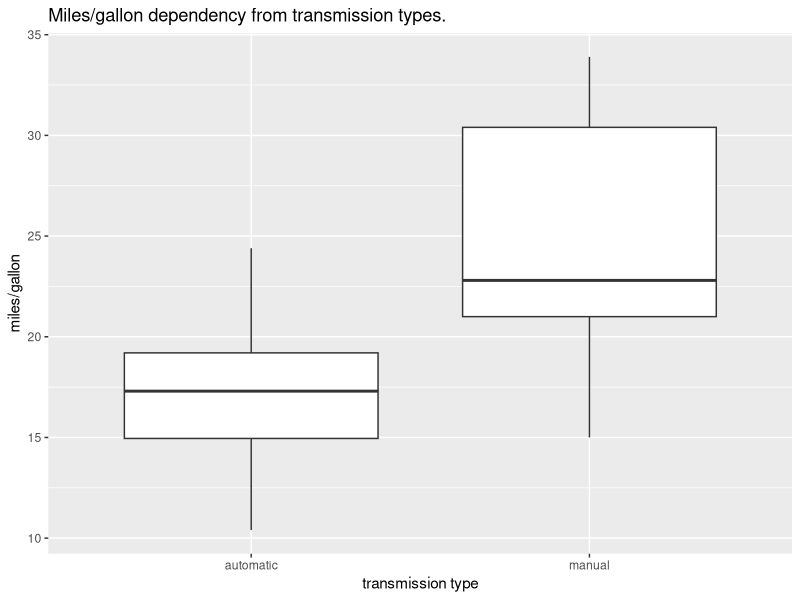
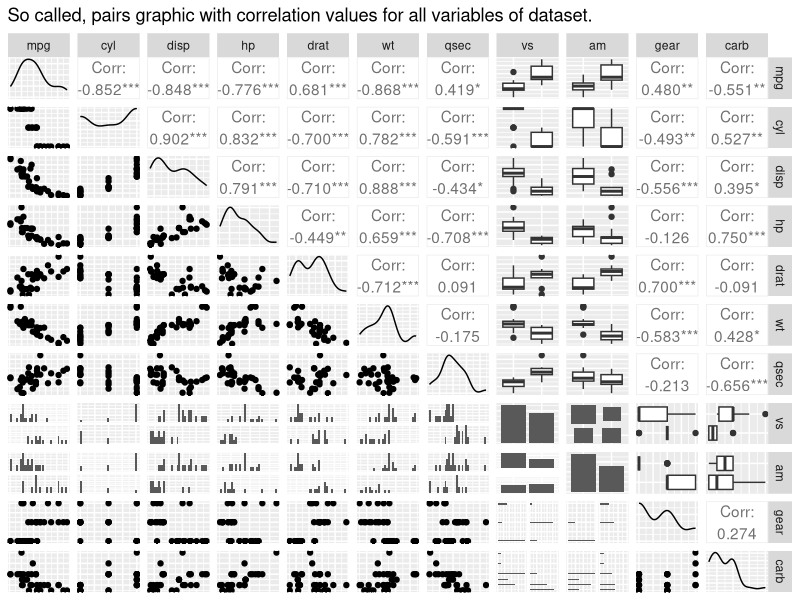
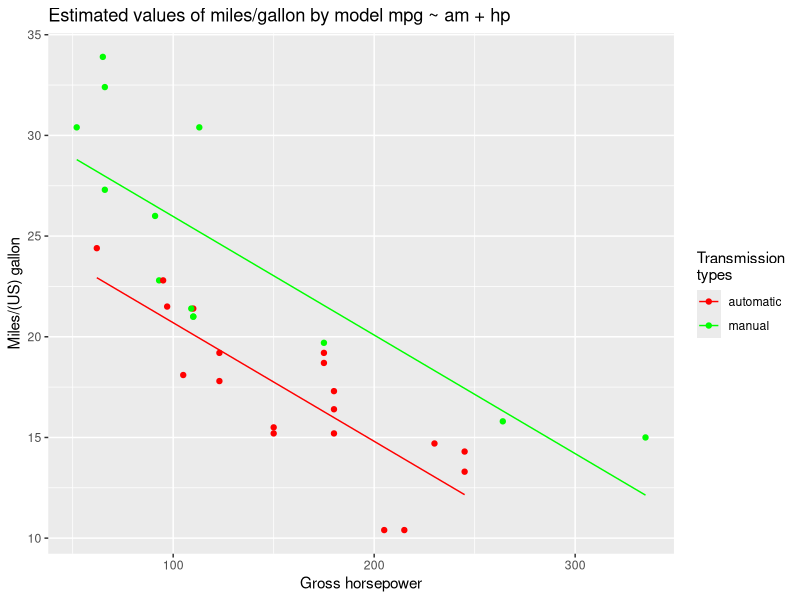
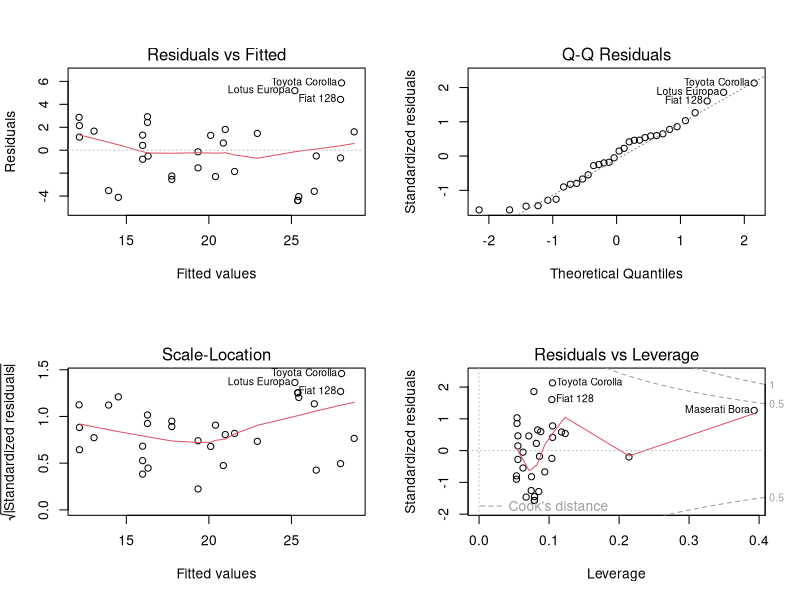

Here is the R script that generated these plots, in order:
## ---- chunk 1
data(mtcars)
suppressMessages(library(ggplot2))
suppressMessages(library(GGally))
suppressMessages(library(dplyr))
## ---- chunk 2

## ---- chunk 3
data(mtcars)
mtcars = mutate(mtcars, am = factor(am), vs = factor(vs))

fitAm = lm(mpg ~ am, mtcars)
fitAmQsec = lm(mpg ~ am + qsec , mtcars)
fitAmHp = lm(mpg ~ am + hp , mtcars)
fitAmVs = lm(mpg ~ am + vs , mtcars)
## ---- chunk 4
data(mtcars)
gPairs = ggpairs(mtcars, axisLabels = "none",
    title = "So called, pairs graphic with correlation values for all variables of dataset.")

mtcars = mutate(mtcars, am = factor(am), vs = factor(vs), gear = factor(gear), carb = factor(carb), cyl = factor(cyl))
gMpgVsAm = ggplot(data = mtcars, aes(x = am, y = mpg)) + 
    geom_boxplot() +  
    labs(y = "miles/gallon") + 
    labs(title = "Miles/gallon dependency from transmission types.") +
    scale_x_discrete(name = "transmission type", breaks = c(0, 1), 
                     labels = c('automatic', 'manual'))


head(mtcars, 4)
## ---- chunk 5
data(mtcars)
mtcars = mutate(mtcars, am = factor(am), vs = factor(vs), gear = factor(gear), carb = factor(carb), cyl = factor(cyl))

getPValuesFor2TermModels = function() {
    res = numeric()
    for (var in names(mtcars)) {
        if (var != "am" && var != "mpg") {
            formula = paste("mpg ~ am +", var)
            fit = lm(formula, data = mtcars)
            #saving maximum p-value of all coefficient for that model
            pRes = max(summary(fit)$coefficients[, "Pr(>|t|)"])
            names(pRes) = var
            res = c(res, round(pRes, 4))
        }
    }
    res
}

getPValuesFor2TermModels()
## ---- chunk 6
fitAm = lm(mpg ~ am, mtcars)
fitAmQsec = lm(mpg ~ am + qsec , mtcars)
fitAmHp = lm(mpg ~ am + hp , mtcars)
fitAmVs = lm(mpg ~ am + factor(vs) , mtcars)
anova(fitAm, fitAmQsec, fitAmHp, fitAmVs)
## ---- chunk 7

printModel = function(model) {
    form = formula(model)
    paste(form[2], form[1], form[3])
}

getAmCoefficientAndConfidenceInterval = function(modelList) {
    res = data.frame(Formula = character(), CoefVal = numeric(), lowerConfInt = numeric(), upperConfInt = numeric())
    for (model in modelList) {
        coefStatist = summary(model)$coef
        confInt = 
            coefStatist['am1', 'Estimate'] + c(-1, 1) * qt( 0.975, model$df.residual) * coefStatist['am1', 'Std. Error']
        crntRes = data.frame(Formula = printModel(model), 
                            CoefVal = coefStatist['am1', 'Estimate'], 
                            lowerConfInt = confInt[1], 
                            upperConfInt = confInt[2])
        res = rbind(res, crntRes)
    }
    res
}

modelList = list(fitAm, fitAmQsec, fitAmHp, fitAmVs)
getAmCoefficientAndConfidenceInterval(modelList)
## ---- chunk 8
# look for residual plot code in the appendix

gFittedValues = 
    ggplot() +
    geom_point(aes(x = fitAmHp$model$hp, y = fitAmHp$model$mpg, color = fitAmHp$model$am)) + 
    geom_line(aes(x = fitAmHp$model$hp, y = fitAmHp$fitted.values, color = fitAmHp$model$am)) +
    scale_color_manual(name = "Transmission\ntypes", breaks = c(0, 1), values = c("red", "green"),
            labels = c("automatic", "manual")) +
    labs(x = "Gross horsepower") +
    labs(y = "Miles/(US) gallon") +
    labs(title = "Estimated values of miles/gallon by model mpg ~ am + hp")


## ---- chunk 9
summary(influence.measures(fitAm))
summary(influence.measures(fitAmHp))
## ---- chunk 10
gMpgVsAm
## ---- chunk 11
gPairs
## ---- chunk 12
gFittedValues
## ---- chunk 13
par(mfrow = c(2, 2))
plot(fitAmHp)
